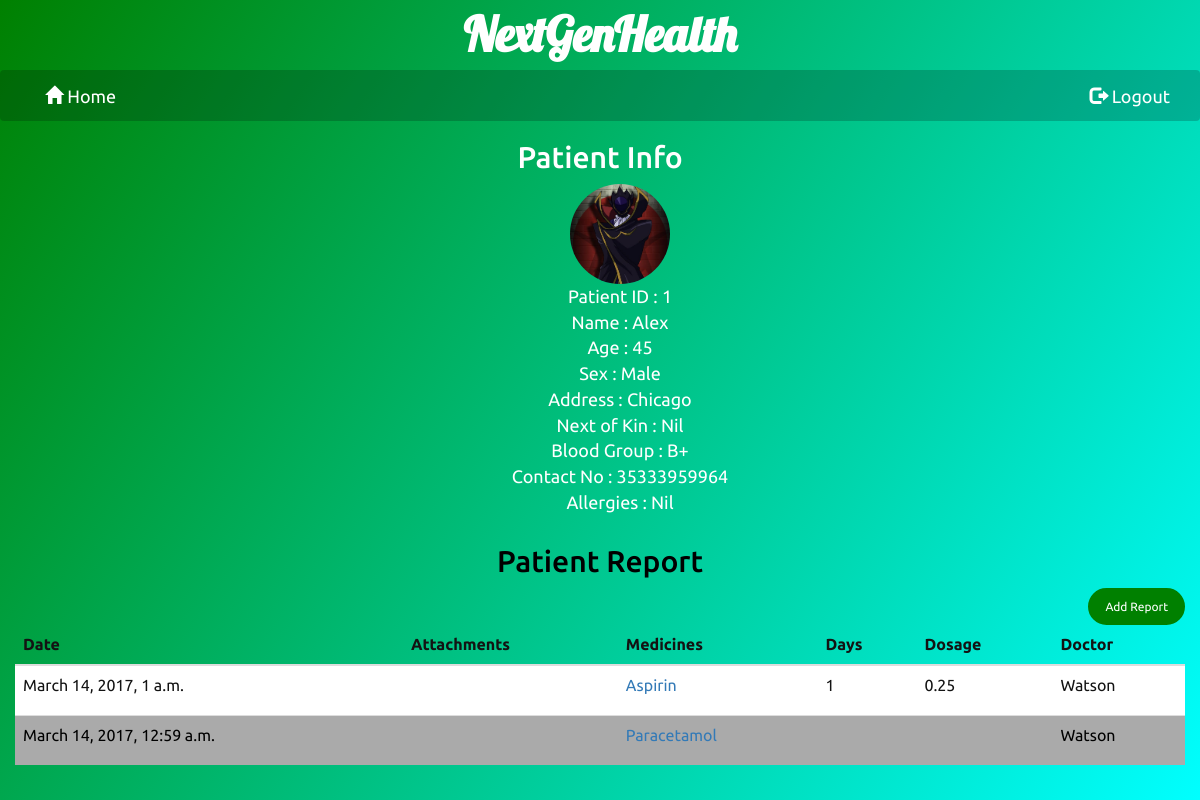
/doctor/doc_id=1/patient_id=1/ (signed in), run on an earlier commit of the app's database.
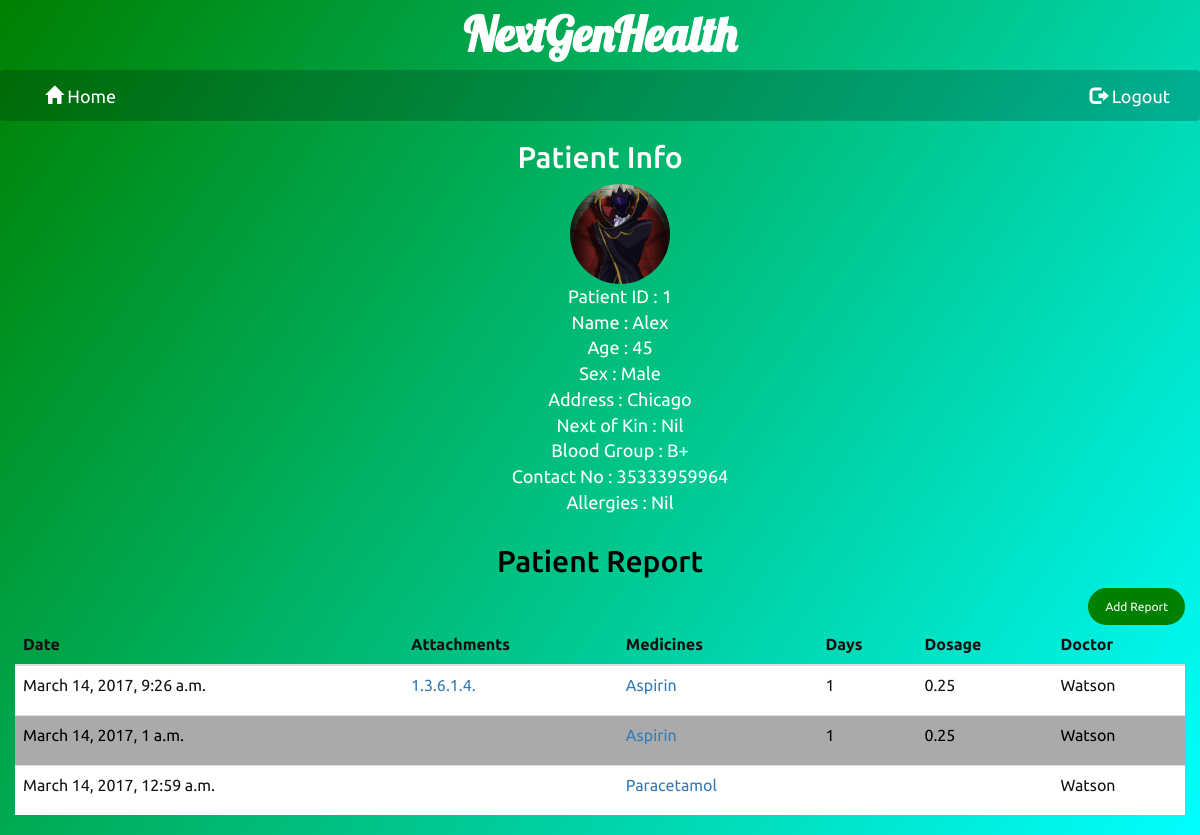
And on a later commit of the database.
### patient/models.py (models this page shows, shortened)
class Patient(models.Model) :
    p_id = models.BigIntegerField(primary_key=True)
    user = models.OneToOneField(User , on_delete = models.CASCADE)
    p_image = models.ImageField(upload_to = 'images/patients')
    p_name = models.CharField(max_length = 50)
    p_age = models.IntegerField(null=False)
    p_sx = models.CharField(max_length = 10)
    p_addr = models.CharField(max_length = 100)
    p_NoK = models.CharField(max_length = 50 , default = "Nil")
    p_blood = models.CharField(max_length = 3)
    p_contact = models.CharField(max_length = 50)
    p_allerg = models.CharField(max_length = 100 , default = "Nil")

### doctor/models.py (models this page shows, shortened)
class Report(models.Model) :
    patient_no = models.ForeignKey(Patient)
    date = models.DateTimeField(auto_now_add = True)
    med = models.CharField(max_length = 1000)
    attach = models.ImageField(upload_to = 'images/attachments' , null = True , blank = True)
    doc = models.CharField(max_length = 50)
    class Meta :
        unique_together = (('patient_no' , 'date'),)
    @property
    def medsplit(self) :
        return self.med.split(',')
    @property
    def imgsplit(self) :
        return str(self.attach).split('/')[2][0:10]

class Prescription(models.Model) :
    pres_id = models.ForeignKey(Report)
    dosage = models.DecimalField(max_digits = 3 , decimal_places = 2 , default = 1)
    morn = models.BooleanField()
    noon = models.BooleanField()
    nite = models.BooleanField()
    timing = models.CharField(max_length = 10)
    days = models.IntegerField(default = 1)

### doctor/views.py (the view)
# urls.py: url(r'^doc_id=(?P<doc_id>[0-9]+)/patient_id=(?P<patient_id>[0-9]+)/$' , views.info , name = 'patient_info') ,
@login_required(login_url = '/doctor/')
def info(request , patient_id , **kwargs) :
    reports = Report.objects.all()
    mreports = MedReport.objects.all()
    p_info = Patient.objects.all()
    pres_info = Prescription.objects.all()
    template = loader.get_template('info.html')
    context = {'reports' : reversed(reports) , 'patient_id' : patient_id , 'mreports' : mreports , 'p_info' : p_info , 'pres_info' : pres_info}
    try:
        pid = Report.objects.filter(patient_no=patient_id)
    except Report.DoesNotExist:
        raise Http404("Patient record does not exist in the database")
    return HttpResponse(template.render(context , request))

### doctor/template/info.html (shortened to what this page needs)
<head>
    <link rel="stylesheet" href="/static/bootstrap-3.3.7-dist/css/bootstrap.min.css">
    <link rel="stylesheet" href="/static/animate.css">
</head>
<body style="background-color:#999;font-family: Ubuntu;font-size:18px;" id="info">
  <div class="container-fluid" id="title">
  <div class="page-header" style="height:50px;border:none;text-align:center;font-weight:bold;font-size:48px;color:#fff;margin-top:0;">
    <a href="../.." style="text-decoration:none;color:#fff;font-family:Lobster;">NextGenHealth</a>
  </div>
</div>
  <div id="nav-wrapper">
  <nav id="nav" class="navbar navbar-default" data-spy="affix" data-offset-top="70" style="border:none;">
    <div class="container-fluid">
      <div class="navbar-collapse collapse">
      <ul class="nav navbar-nav" style="color:#fff;">
          <li id="hm"><a href=".." id="tag"><span class="glyphicon glyphicon-home"></span> Home</a></li>
      </ul>
      <ul class="nav navbar-nav navbar-right" style="color:#000;">
        <li><a href="../../logout" id="tag"><span class="glyphicon glyphicon-log-out"></span> Logout</a></li>
      </ul>
    </div>
    </div>
  </nav>
</div>
    <div class="container-fluid" style="text-align:center;color:#fff;">
            <h2>Patient Info</h2>
            {% for p in p_info %}
            {% if p.p_id|slugify == patient_id %}
              <ul style="list-style:none;">
                <li><img src="/../media/{{p.p_image}}" alt="{{p.p_image}}" class="img-circle img-responsive" height="100" width="100"  id="displayed"/></li>
                <li>Patient ID : {{patient_id}} <li>
                <li>Name : {{p.p_name}} </li>
                <li>Age : {{p.p_age}} </li>
                <li>Sex : {{p.p_sx}} </li>
                <li>Address : {{p.p_addr}} </li>
                <li>Next of Kin : {{p.p_NoK}} </li>
                <li>Blood Group : {{p.p_blood}} </li>
                <li>Contact No : {{p.p_contact}} </li>
                <li>Allergies : {{p.p_allerg}} </li>
              </ul>
            {%endif%}
            {%endfor%}
      </div>
        <div class="container-fluid" id="report-table" style="text-align:center;">
            <h2 style="color:#000;">Patient Report</h2>
              <a href="./add_report/" id="addbtn" style="float:right;">Add Report</a>
            <table class="table table-striped" style="color:#131313;" id="tab">
                <thead>
                    <tr>
                        <th>Date</th>
                        <th>Attachments</th>
                        <th>Medicines</th>
                        <th>Days</th>
                        <th>Dosage</th>
                        <th>Doctor</th>
                    </tr>
                </thead>
                <tbody>
                    {% for r in reports %}
                        {% if patient_id == r.patient_no.p_id|slugify %}
                            <tr>
                              <td>{{r.date}}</td>
                              <td>{% if r.attach %}
                              <p><a href="/../media/{{r.attach}}">{{r.imgsplit}}</a></p>
                              {% endif %}</td>
                                <td>
                                {% for m in r.medsplit %}
                                    {% for i in mreports %}
                                        {% if m|slugify == i.medname|slugify %}
                                        <p><a href="../med/med_id={{i.med_no}}/">{{m}}</a></p>
                                        {%endif%}
                                    {%endfor%}
                                {%endfor%}
                              </td>   <td>             {% for p in pres_info %}
                                          {% if p.pres_id == r %}
                            <p>{{p.days}}</p>{% endif %}
                            {% endfor %}</td>
                            <td>{% for p in pres_info %}
                                        {% if p.pres_id == r %}<p>{{p.dosage}}</p>{% endif %}
                                        {% endfor %}</td>
                                <td>{{r.doc}}</td>
                            </tr>
                        {% endif %}
                    {% endfor %}
                </tbody>
            </table>
        </div>
</body>

### doctor/template/info.html (style rules this page uses)
#tag { color: #fff; position: relative; }
#tag::before { content: ''; display: block; height: 5px; background-color: #000; position: absolute; top: 43px; width: 0%; transition: all ease-in-out 500ms; }
.table-striped > tbody > tr:nth-child(2n+1) > td, .table-striped > tbody > tr:nth-child(2n+1) > th { background-color: #fff; }
.table-striped > tbody > tr:nth-child(2n) > td, .table-striped > tbody > tr:nth-child(2n) > th { background-color: #aaa; color: #000; }
#displayed { display: block; margin-left: auto; margin-right: auto; }
#info { background: -webkit-linear-gradient(left top, green, cyan); background: -o-linear-gradient(left top, green, cyan); background: -moz-linear-gradient(left top, green, cyan); background: linear-gradient(left top, green, cyan); }
#nav { background-color: rgba(0 , 0 , 0 , 0.2); }
#addbtn { background-color: green; color: white; padding: 8px 15px; text-align: center; border-radius: 40px; border: 2px solid green; font-size: 12px; text-decoration: none; }

What changed in the data, as far as the page shows it:
added Report: date "March 14, 2017, 9:26 a.m.", imgsplit "1.3.6.1.4.", med "Aspirin", doc "Watson"
added Prescription: days "1", dosage "0.25"
